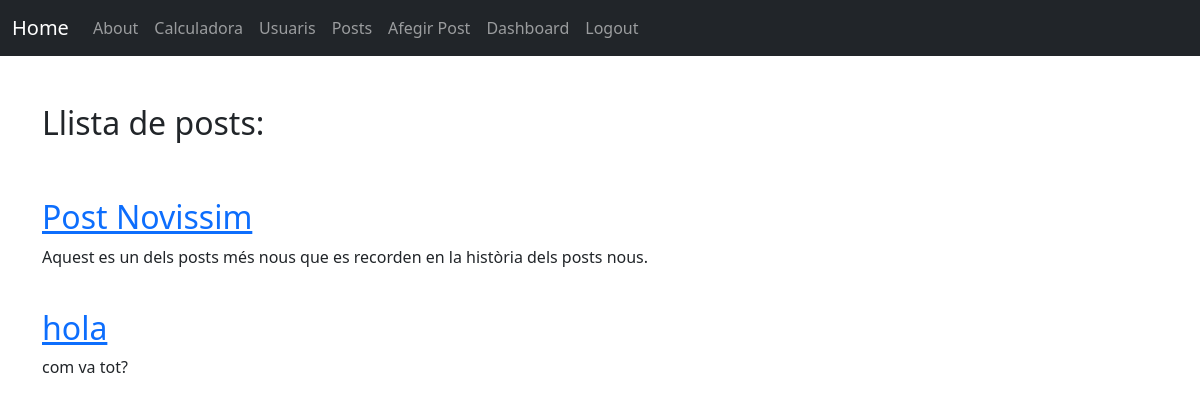
Screenshot of /posts (signed in) with the database file from the repository.
### hello.py (models this page shows)
class Posts(db.Model):
	id = db.Column(db.Integer, primary_key=True)
	titol = db.Column(db.String(200), nullable=False)
	autor = db.Column(db.String(120), nullable=False)
	data_publicacio = db.Column(db.DateTime, default=datetime.utcnow)
	contingut = db.Column(db.Text, nullable=False)

### hello.py (the view)
@app.route('/posts')
def posts():
	posts = Posts.query.order_by(Posts.data_publicacio)
	return render_template('posts.html', title='Posts', posts=posts)

### hello.py (called while the page is built)
@login_manager.user_loader
def load_user(user_id):
	return Users.query.get(int(user_id))

### templates/posts.html (shortened to what this page needs)
{% extends 'base.html' %}
{% block content %}
	<br>
	<br/>
	<h2>Llista de posts:</h2>
	<br>
  		{% for post in posts %}
  		    <br/>
  		    <h2 class="article-title"><a href="{{ url_for('post', id=post.id) }}">{{ post.titol }}</a></h2>
      		<p class="article-content">{{ post.contingut }}</p>
		{% endfor %}
{% endblock %}

### rows the page displays
Posts: titol "Post Novissim", contingut "Aquest es un dels posts més nous que es recorden en la història dels posts nous."
Posts: titol "hola", contingut "com va tot?"
